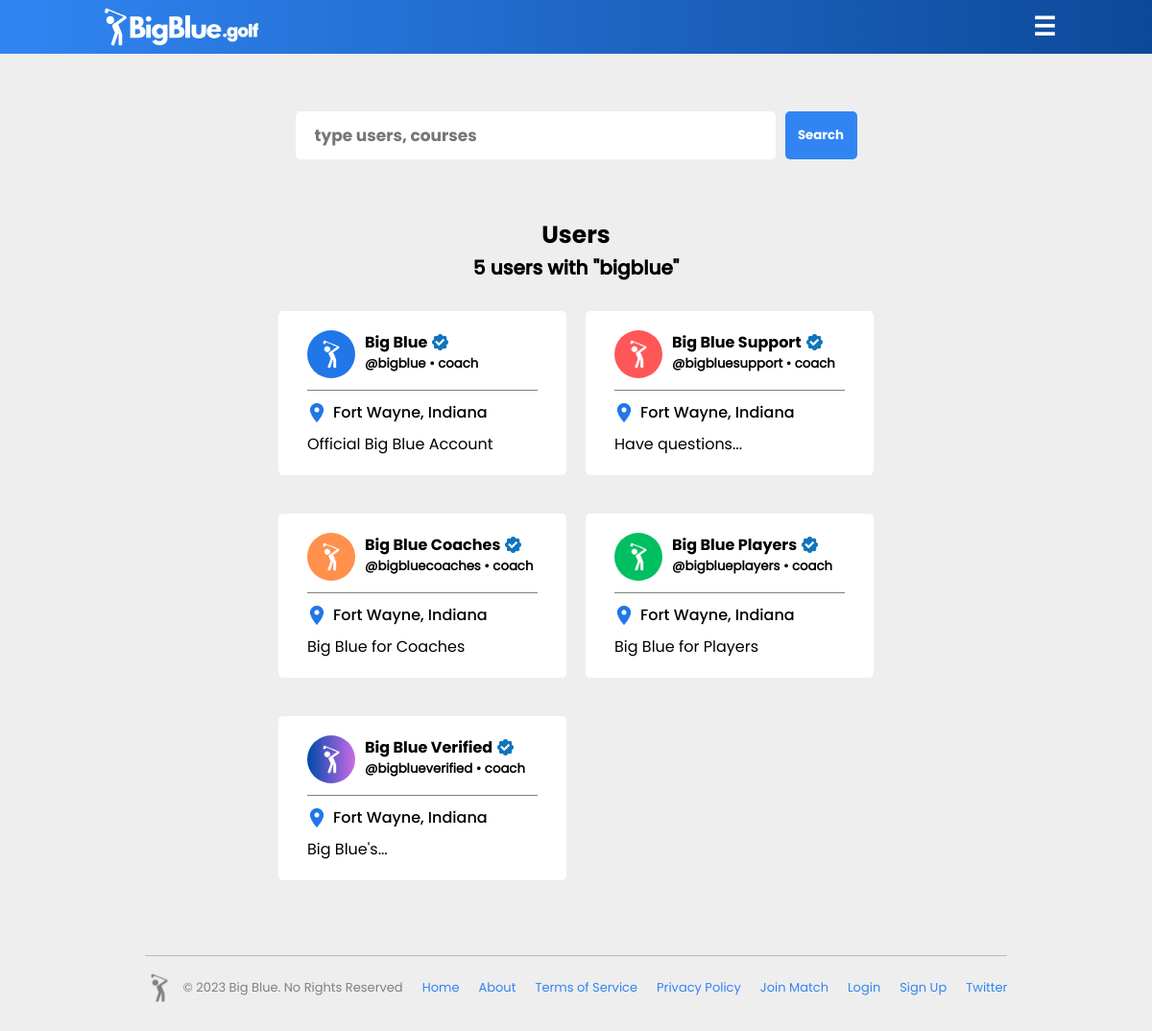
/search/bigblue (signed in), run on the app's committed database.
### setup.py (models this page shows, shortened)
class users(db.Model):
    _id = db.Column("id", db.Integer, primary_key=True)
    name = db.Column(db.String(100))
    username = db.Column(db.String(50))
    password = db.Column(db.String(50))
    email = db.Column(db.String(100))
    rank = db.Column(db.String(10))
    gender = db.Column(db.String(10))
    bio = db.Column(db.String(500))
    team = db.Column(db.String(25))
    verified = db.Column(db.Integer)
    pic = db.Column(db.String)
    banner = db.Column(db.String)
    first_login = db.Column(db.DateTime, default="2022-06-03 03:15:12.433675")
    last_login = db.Column(db.DateTime, default="2022-06-03 03:15:12.433675")
    favored_courses = db.Column(db.String)

### main.py (the view)
@app.route("/search/<searchbar>", methods=["GET", "POST"])
def search(searchbar):
    found_user = ""
    try:
        found_user = users.query.filter_by(username=session['active_user'][0]).first()
    except:
        found_user = ""
    keyword = searchbar
    if (searchbar == ""):
        keyword = "404"
    search_query = db.session.query(users).filter(
        db.or_(
            users.username.like(f"%{keyword}%"),
            users.name.like(f"%{keyword}%")
        )).limit(10)
    search_query_courses = db.session.query(New_Courses).filter(
        db.or_(
            New_Courses.name.like(f"%{keyword}%"),
            New_Courses.address.like(f"%{keyword}%")
        )
    ).limit(10)
    query_results_par_list = []
    for i in search_query_courses:
        par_sum = 0
        par_array = ast.literal_eval(i.pars)
        for par in par_array[0]:
            par_sum += int(par)
        query_results_par_list.append(par_sum)
    return render_template("search_results.html", query_results_par_list=query_results_par_list, keyword=keyword, search_query=search_query, search_query_courses=search_query_courses, data=found_user)

### templates/search_results.html (shortened to what this page needs)
{% if data.rank == 'coach' %}
    {% extends "indexcontentcoachlogin.html" %}
{% elif data.rank == 'player' %}
    {% extends "indexcontentplayerlogin.html" %}
{% else %}
    {% extends "indexcontent.html" %}
{% endif %}
{% block content %}
<link rel="stylesheet" href="{{ url_for('static', filename='styles/search_results.css') }}">
    <div class="search-bar-container">
        <form id="search-box-form" action="/search/" method="post">
            <input id="searchbox" name="searchbar" type="text" placeholder="type users, courses"></input>
            <input type="submit" name="search-button" id="search-button" value="Search">
        </form>
    </div>
{% if search_query.count() == 0 and search_query_courses.count() != 0%}
{% elif search_query.count() != 0 %}
    {% set query_length = search_query.count() %}
    <h2 id="results"><span> <h1 id="user-header">Users</h1></span>{{query_length}} users with "{{keyword}}"</h2>
    <div class="main-container">
        <div class="grid-container">
            {% for i in search_query %}
                <a href="/profile/{{i.username}}" id="profile-card">
                    <div class="profile-pic-and-name-container">
                        <div class="profile-pic-container">
                            <img id="ppic" src="{{ url_for('static', filename='logo_graphics/user_photos/' + i.pic) }}" alt="">
                        </div>
                        <div>
                            <div class="name-and-verification">
                                <h4 id="suggested-name">{{i.name}}</h4>
                                {% if i.verified == 1 %}
                                    <img id="checkmark" id="checkmark" src="{{ url_for('static', filename='logo_graphics/normalverify.png') }}" alt="">
                                {% elif i.verified == 2 %}
                                    <img id="checkmark" src="{{ url_for('static', filename='logo_graphics/verify.png') }}" alt="">
                                {% endif %}
                            </div>
                            <h5 id="suggested-username">@{{i.username}} • {{i.rank}}</h5>
                        </div>
                    </div>
                    <div class="team">
                        <img src="{{ url_for('static', filename='logo_graphics/location-pin.png') }}" alt="">
                        <p>{{ i.team|truncate(20) }}</p>
                    </div>
                    <p class="card-bio-container">{{ i.bio|truncate(20) }}</p>
                </a>
            {% endfor %}
        </div>
    </div>
{% endif %}
{% endblock %}

### static/styles/search_results.css (style rules this page uses)
* { padding: 0; margin: 0; box-sizing: border-box; font-family: bigBlueBold; }
html, body { height: 100%; background-color: #eeeeee; }
.main-container { display: flex; justify-content: center; }
#user-header { font-size: 25px; }
#results { font-size: 20px; font-family: bigBlueMedium; margin-top: 3%; text-align: center; }
.search-bar-container { display: flex; justify-content: center; margin-top: 5%; }
#search-box-form { display: flex; justify-content: center; flex-direction: row; align-items: center; }
#search-button { margin-left: 10px; height: 50px; width: 75px; border-radius: 5px; border: none; color: white; background-color: #3185f3; cursor: pointer; }
#searchbox { width: 500px; height: 50px; border-radius: 5px; padding: 10px 20px; border: none; font-size: 17px; }
.grid-container { margin-top: 50px; display: grid; grid-template-columns: 355px 355px 300px; row-gap: 50px; column-gap: 20px; margin-bottom: 5%; }
#profile-card { width: 300px; max-height: 200px; background-color: white; border-radius: 5px; padding: 20px 30px; display: flex; justify-content: left; flex-direction: column; text-decoration: none; color: black; }
.profile-pic-and-name-container { display: flex; justify-content: left; flex-direction: row; padding-bottom: 5px; border-bottom: 0.5px solid grey; }
#ppic { width: 50px; height: 50px; border-radius: 100%; margin: auto; object-fit: cover; }
#checkmark { width: 17px; height: 17px; margin-left: 5px; }
.name-and-verification { display: flex; flex-direction: row; align-items: center; overflow: hidden; }
.profile-pic-container { margin-right: 10px; }
#suggested-username { font-family: bigBlueRegular; }
.card-bio-container { font-family: bigBlueRegular; margin-top: 3px; }
.team { display: flex; flex-direction: row; justify-content: left; align-items: center; margin-top: 10px; margin-bottom: 5px; }
.team img { width: 20px; height: 20px; margin-right: 7px; }
.team p { font-family: bigBlueMedium; }
@media (max-width: 1200px) { .grid-container { grid-template-columns: auto auto; row-gap: 40px; margin-top: 30px; } }
@media (max-width: 1200px) { #results { margin-top: 5%; } }

### data on the page
users: username "bigblue", pic (picture), name "Big Blue", verified 1 (drawn), rank "coach", team "Fort Wayne, Indiana", bio "Official Big Blue Account"
users: pic (picture), name "Big Blue Support", verified 1 (drawn), username "bigbluesupport", rank "coach", team "Fort Wayne, Indiana", bio "Have questions..."
users: pic (picture), name "Big Blue Coaches", verified 1 (drawn), username "bigbluecoaches", rank "coach", team "Fort Wayne, Indiana", bio "Big Blue for Coaches"
users: pic (picture), name "Big Blue Players", verified 1 (drawn), username "bigblueplayers", rank "coach", team "Fort Wayne, Indiana", bio "Big Blue for Players"
users: pic (picture), name "Big Blue Verified", verified 1 (drawn), username "bigblueverified", rank "coach", team "Fort Wayne, Indiana", bio "Big Blue's..."

### other printed values
{{ query_length }} "5"
